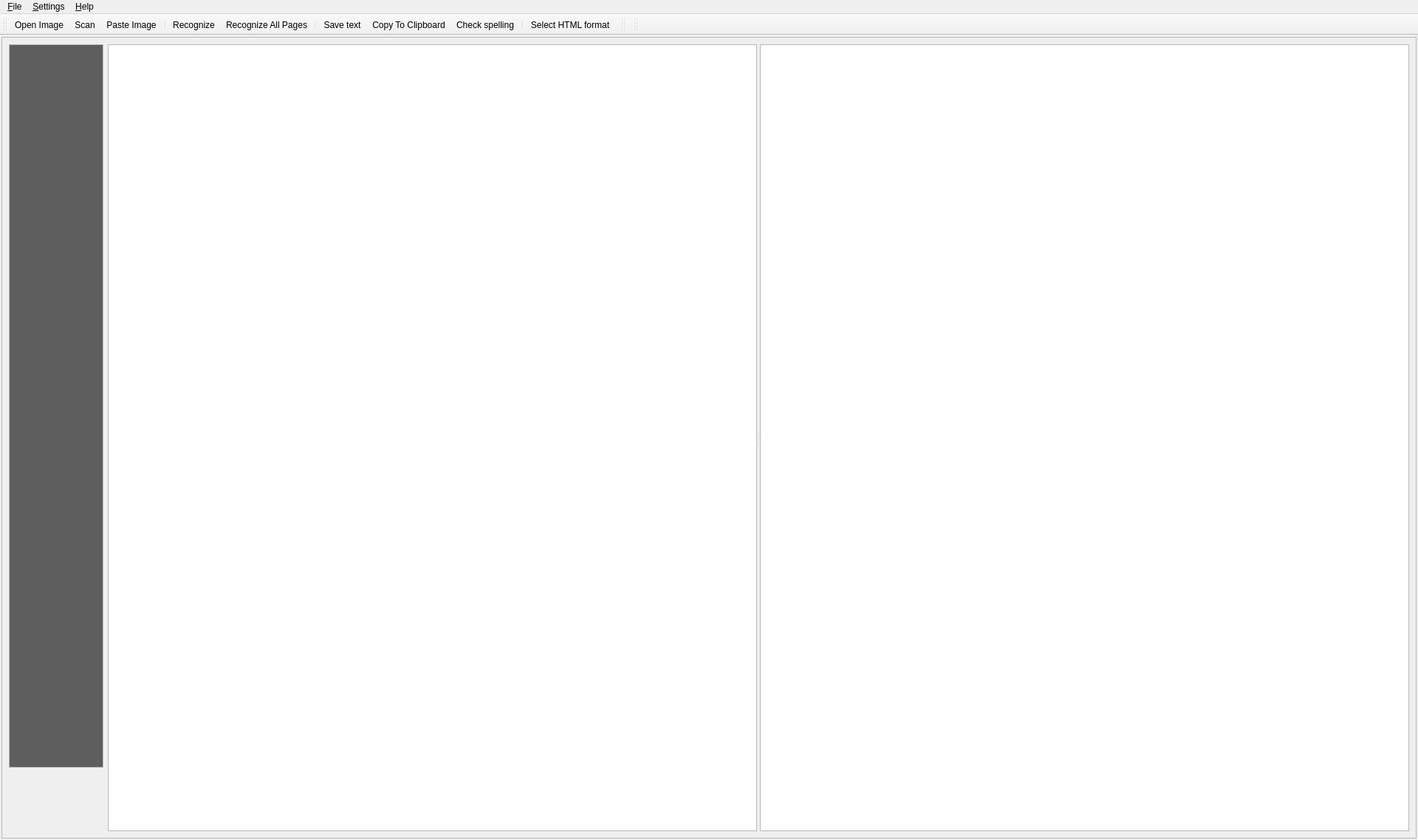
<?xml version="1.0" encoding="UTF-8"?>
<ui version="4.0">
 <class>MainWindow</class>
 <widget class="QMainWindow" name="MainWindow">
  <property name="geometry">
   <rect>
    <x>0</x>
    <y>0</y>
    <width>1920</width>
    <height>1138</height>
   </rect>
  </property>
  <property name="contextMenuPolicy">
   <enum>Qt::CustomContextMenu</enum>
  </property>
  <property name="windowTitle">
   <string>MainWindow</string>
  </property>
  <property name="windowIcon">
   <iconset resource="yagf.qrc">
    <normaloff>:/yagf.png</normaloff>:/yagf.png</iconset>
  </property>
  <property name="locale">
   <locale language="English" country="UnitedStates"/>
  </property>
  <widget class="QWidget" name="centralwidget">
   <layout class="QVBoxLayout" name="verticalLayout">
    <property name="spacing">
     <number>2</number>
    </property>
    <property name="margin">
     <number>2</number>
    </property>
    <item>
     <widget class="QFrame" name="frame">
      <property name="frameShape">
       <enum>QFrame::StyledPanel</enum>
      </property>
      <property name="frameShadow">
       <enum>QFrame::Raised</enum>
      </property>
      <layout class="QHBoxLayout" name="horizontalLayout_2">
       <item>
        <layout class="QHBoxLayout" name="horizontalLayout">
         <item>
          <layout class="QVBoxLayout" name="verticalLayout_2">
           <item>
            <widget class="SideBar" name="sideBar">
             <property name="minimumSize">
              <size>
               <width>128</width>
               <height>0</height>
              </size>
             </property>
             <property name="maximumSize">
              <size>
               <width>128</width>
               <height>16777215</height>
              </size>
             </property>
             <property name="palette">
              <palette>
               <active>
                <colorrole role="Base">
                 <brush brushstyle="SolidPattern">
                  <color alpha="255">
                   <red>94</red>
                   <green>94</green>
                   <blue>94</blue>
                  </color>
                 </brush>
                </colorrole>
               </active>
               <inactive>
                <colorrole role="Base">
                 <brush brushstyle="SolidPattern">
                  <color alpha="255">
                   <red>94</red>
                   <green>94</green>
                   <blue>94</blue>
                  </color>
                 </brush>
                </colorrole>
               </inactive>
               <disabled>
                <colorrole role="Base">
                 <brush brushstyle="SolidPattern">
                  <color alpha="255">
                   <red>255</red>
                   <green>255</green>
                   <blue>255</blue>
                  </color>
                 </brush>
                </colorrole>
               </disabled>
              </palette>
             </property>
             <property name="midLineWidth">
              <number>1</number>
             </property>
             <property name="horizontalScrollBarPolicy">
              <enum>Qt::ScrollBarAlwaysOff</enum>
             </property>
             <property name="alternatingRowColors">
              <bool>true</bool>
             </property>
             <property name="iconSize">
              <size>
               <width>100</width>
               <height>128</height>
              </size>
             </property>
             <property name="textElideMode">
              <enum>Qt::ElideNone</enum>
             </property>
             <property name="flow">
              <enum>QListView::LeftToRight</enum>
             </property>
             <property name="spacing">
              <number>4</number>
             </property>
             <property name="viewMode">
              <enum>QListView::IconMode</enum>
             </property>
            </widget>
           </item>
           <item>
            <widget class="DropLabel" name="label">
             <property name="minimumSize">
              <size>
               <width>128</width>
               <height>80</height>
              </size>
             </property>
             <property name="maximumSize">
              <size>
               <width>128</width>
               <height>80</height>
              </size>
             </property>
             <property name="palette">
              <palette>
               <active>
                <colorrole role="WindowText">
                 <brush brushstyle="SolidPattern">
                  <color alpha="255">
                   <red>76</red>
                   <green>76</green>
                   <blue>76</blue>
                  </color>
                 </brush>
                </colorrole>
                <colorrole role="Button">
                 <brush brushstyle="SolidPattern">
                  <color alpha="255">
                   <red>94</red>
                   <green>94</green>
                   <blue>94</blue>
                  </color>
                 </brush>
                </colorrole>
                <colorrole role="Dark">
                 <brush brushstyle="SolidPattern">
                  <color alpha="255">
                   <red>94</red>
                   <green>94</green>
                   <blue>94</blue>
                  </color>
                 </brush>
                </colorrole>
                <colorrole role="Text">
                 <brush brushstyle="SolidPattern">
                  <color alpha="255">
                   <red>60</red>
                   <green>60</green>
                   <blue>60</blue>
                  </color>
                 </brush>
                </colorrole>
                <colorrole role="BrightText">
                 <brush brushstyle="SolidPattern">
                  <color alpha="255">
                   <red>94</red>
                   <green>94</green>
                   <blue>94</blue>
                  </color>
                 </brush>
                </colorrole>
                <colorrole role="ButtonText">
                 <brush brushstyle="SolidPattern">
                  <color alpha="255">
                   <red>76</red>
                   <green>76</green>
                   <blue>76</blue>
                  </color>
                 </brush>
                </colorrole>
                <colorrole role="Base">
                 <brush brushstyle="SolidPattern">
                  <color alpha="255">
                   <red>94</red>
                   <green>94</green>
                   <blue>94</blue>
                  </color>
                 </brush>
                </colorrole>
                <colorrole role="Window">
                 <brush brushstyle="SolidPattern">
                  <color alpha="255">
                   <red>94</red>
                   <green>94</green>
                   <blue>94</blue>
                  </color>
                 </brush>
                </colorrole>
                <colorrole role="AlternateBase">
                 <brush brushstyle="SolidPattern">
                  <color alpha="255">
                   <red>94</red>
                   <green>94</green>
                   <blue>94</blue>
                  </color>
                 </brush>
                </colorrole>
                <colorrole role="NoRole">
                 <brush brushstyle="SolidPattern">
                  <color alpha="255">
                   <red>94</red>
                   <green>94</green>
                   <blue>94</blue>
                  </color>
                 </brush>
                </colorrole>
               </active>
               <inactive>
                <colorrole role="WindowText">
                 <brush brushstyle="SolidPattern">
                  <color alpha="255">
                   <red>76</red>
                   <green>76</green>
                   <blue>76</blue>
                  </color>
                 </brush>
                </colorrole>
                <colorrole role="Button">
                 <brush brushstyle="SolidPattern">
                  <color alpha="255">
                   <red>94</red>
                   <green>94</green>
                   <blue>94</blue>
                  </color>
                 </brush>
                </colorrole>
                <colorrole role="Dark">
                 <brush brushstyle="SolidPattern">
                  <color alpha="255">
                   <red>94</red>
                   <green>94</green>
                   <blue>94</blue>
                  </color>
                 </brush>
                </colorrole>
                <colorrole role="Text">
                 <brush brushstyle="SolidPattern">
                  <color alpha="255">
                   <red>60</red>
                   <green>60</green>
                   <blue>60</blue>
                  </color>
                 </brush>
                </colorrole>
                <colorrole role="BrightText">
                 <brush brushstyle="SolidPattern">
                  <color alpha="255">
                   <red>94</red>
                   <green>94</green>
                   <blue>94</blue>
                  </color>
                 </brush>
                </colorrole>
                <colorrole role="ButtonText">
                 <brush brushstyle="SolidPattern">
                  <color alpha="255">
                   <red>76</red>
                   <green>76</green>
                   <blue>76</blue>
                  </color>
                 </brush>
                </colorrole>
                <colorrole role="Base">
                 <brush brushstyle="SolidPattern">
                  <color alpha="255">
                   <red>94</red>
                   <green>94</green>
                   <blue>94</blue>
                  </color>
                 </brush>
                </colorrole>
                <colorrole role="Window">
                 <brush brushstyle="SolidPattern">
                  <color alpha="255">
                   <red>94</red>
                   <green>94</green>
                   <blue>94</blue>
                  </color>
                 </brush>
                </colorrole>
                <colorrole role="AlternateBase">
                 <brush brushstyle="SolidPattern">
                  <color alpha="255">
                   <red>94</red>
                   <green>94</green>
                   <blue>94</blue>
                  </color>
                 </brush>
                </colorrole>
                <colorrole role="NoRole">
                 <brush brushstyle="SolidPattern">
                  <color alpha="255">
                   <red>94</red>
                   <green>94</green>
                   <blue>94</blue>
                  </color>
                 </brush>
                </colorrole>
               </inactive>
               <disabled>
                <colorrole role="WindowText">
                 <brush brushstyle="SolidPattern">
                  <color alpha="255">
                   <red>94</red>
                   <green>94</green>
                   <blue>94</blue>
                  </color>
                 </brush>
                </colorrole>
                <colorrole role="Button">
                 <brush brushstyle="SolidPattern">
                  <color alpha="255">
                   <red>94</red>
                   <green>94</green>
                   <blue>94</blue>
                  </color>
                 </brush>
                </colorrole>
                <colorrole role="Dark">
                 <brush brushstyle="SolidPattern">
                  <color alpha="255">
                   <red>94</red>
                   <green>94</green>
                   <blue>94</blue>
                  </color>
                 </brush>
                </colorrole>
                <colorrole role="Text">
                 <brush brushstyle="SolidPattern">
                  <color alpha="255">
                   <red>94</red>
                   <green>94</green>
                   <blue>94</blue>
                  </color>
                 </brush>
                </colorrole>
                <colorrole role="BrightText">
                 <brush brushstyle="SolidPattern">
                  <color alpha="255">
                   <red>94</red>
                   <green>94</green>
                   <blue>94</blue>
                  </color>
                 </brush>
                </colorrole>
                <colorrole role="ButtonText">
                 <brush brushstyle="SolidPattern">
                  <color alpha="255">
                   <red>94</red>
                   <green>94</green>
                   <blue>94</blue>
                  </color>
                 </brush>
                </colorrole>
                <colorrole role="Base">
                 <brush brushstyle="SolidPattern">
                  <color alpha="255">
                   <red>94</red>
                   <green>94</green>
                   <blue>94</blue>
                  </color>
                 </brush>
                </colorrole>
                <colorrole role="Window">
                 <brush brushstyle="SolidPattern">
                  <color alpha="255">
                   <red>94</red>
                   <green>94</green>
                   <blue>94</blue>
                  </color>
                 </brush>
                </colorrole>
                <colorrole role="AlternateBase">
                 <brush brushstyle="SolidPattern">
                  <color alpha="255">
                   <red>94</red>
                   <green>94</green>
                   <blue>94</blue>
                  </color>
                 </brush>
                </colorrole>
                <colorrole role="NoRole">
                 <brush brushstyle="SolidPattern">
                  <color alpha="255">
                   <red>94</red>
                   <green>94</green>
                   <blue>94</blue>
                  </color>
                 </brush>
                </colorrole>
               </disabled>
              </palette>
             </property>
             <property name="text">
              <string/>
             </property>
             <property name="pixmap">
              <pixmap resource="yagf.qrc">:/images/trashcan_full.png</pixmap>
             </property>
             <property name="alignment">
              <set>Qt::AlignCenter</set>
             </property>
            </widget>
           </item>
          </layout>
         </item>
         <item>
          <widget class="QSplitter" name="splitter">
           <property name="sizePolicy">
            <sizepolicy hsizetype="Expanding" vsizetype="Preferred">
             <horstretch>1</horstretch>
             <verstretch>0</verstretch>
            </sizepolicy>
           </property>
           <property name="orientation">
            <enum>Qt::Horizontal</enum>
           </property>
           <widget class="QXtGraphicsView" name="graphicsView">
            <property name="contextMenuPolicy">
             <enum>Qt::NoContextMenu</enum>
            </property>
           </widget>
           <widget class="TextEditor" name="textEdit">
            <property name="font">
             <font>
              <family>Times New Roman</family>
             </font>
            </property>
           </widget>
          </widget>
         </item>
        </layout>
       </item>
      </layout>
     </widget>
    </item>
   </layout>
  </widget>
  <widget class="QMenuBar" name="menubar">
   <property name="geometry">
    <rect>
     <x>0</x>
     <y>0</y>
     <width>1920</width>
     <height>25</height>
    </rect>
   </property>
   <widget class="QMenu" name="menuFile">
    <property name="title">
     <string>&amp;File</string>
    </property>
    <addaction name="actionOpen"/>
    <addaction name="actionScan"/>
    <addaction name="actionPaste_Image"/>
    <addaction name="actionImport_from_PDF"/>
    <addaction name="separator"/>
    <addaction name="actionRecognize"/>
    <addaction name="actionRecognize_All_Pages"/>
    <addaction name="action_Save"/>
    <addaction name="separator"/>
    <addaction name="actionSave_current_image"/>
    <addaction name="actionSave_Project"/>
    <addaction name="actionLoad_Project"/>
    <addaction name="separator"/>
    <addaction name="actionQuit"/>
   </widget>
   <widget class="QMenu" name="menu_Help">
    <property name="title">
     <string>&amp;Help</string>
    </property>
    <addaction name="actionOnlineHelp"/>
    <addaction name="actionAbout"/>
   </widget>
   <widget class="QMenu" name="menu_Settings">
    <property name="title">
     <string>&amp;Settings</string>
    </property>
    <addaction name="actionOCR_Settings"/>
    <addaction name="actionSelect_Recognition_Languages"/>
    <addaction name="actionToggle_Large_Small_Icons"/>
    <addaction name="actionAdvanced_Settings"/>
   </widget>
   <addaction name="menuFile"/>
   <addaction name="menu_Settings"/>
   <addaction name="menu_Help"/>
  </widget>
  <widget class="QToolBar" name="toolBar">
   <property name="sizePolicy">
    <sizepolicy hsizetype="Preferred" vsizetype="Preferred">
     <horstretch>0</horstretch>
     <verstretch>0</verstretch>
    </sizepolicy>
   </property>
   <property name="minimumSize">
    <size>
     <width>0</width>
     <height>0</height>
    </size>
   </property>
   <property name="windowTitle">
    <string>toolBar</string>
   </property>
   <property name="locale">
    <locale language="English" country="UnitedStates"/>
   </property>
   <property name="iconSize">
    <size>
     <width>32</width>
     <height>32</height>
    </size>
   </property>
   <attribute name="toolBarArea">
    <enum>TopToolBarArea</enum>
   </attribute>
   <attribute name="toolBarBreak">
    <bool>false</bool>
   </attribute>
   <addaction name="actionOpen"/>
   <addaction name="actionScan"/>
   <addaction name="actionPaste_Image"/>
   <addaction name="separator"/>
   <addaction name="actionRecognize"/>
   <addaction name="actionRecognize_All_Pages"/>
   <addaction name="separator"/>
   <addaction name="action_Save"/>
   <addaction name="actionCopyToClipboard"/>
   <addaction name="actionCheck_spelling"/>
   <addaction name="separator"/>
   <addaction name="actionSelect_HTML_format"/>
  </widget>
  <widget class="QToolBar" name="toolBar_2">
   <property name="windowTitle">
    <string>toolBar_2</string>
   </property>
   <attribute name="toolBarArea">
    <enum>TopToolBarArea</enum>
   </attribute>
   <attribute name="toolBarBreak">
    <bool>false</bool>
   </attribute>
  </widget>
  <widget class="QToolBar" name="toolBar_3">
   <property name="windowTitle">
    <string>toolBar_3</string>
   </property>
   <attribute name="toolBarArea">
    <enum>TopToolBarArea</enum>
   </attribute>
   <attribute name="toolBarBreak">
    <bool>false</bool>
   </attribute>
  </widget>
  <action name="actionScan">
   <property name="icon">
    <iconset resource="yagf.qrc">
     <normaloff>:/images/scanner48.png</normaloff>:/images/scanner48.png</iconset>
   </property>
   <property name="text">
    <string>S&amp;can...</string>
   </property>
   <property name="statusTip">
    <string>Scanning images using XSane...</string>
   </property>
   <property name="shortcut">
    <string>Ctrl+N</string>
   </property>
  </action>
  <action name="action_Save">
   <property name="icon">
    <iconset resource="yagf.qrc">
     <normaloff>:/images/document_save_as.png</normaloff>:/images/document_save_as.png</iconset>
   </property>
   <property name="text">
    <string>&amp;Save text...</string>
   </property>
   <property name="shortcut">
    <string>Ctrl+S</string>
   </property>
  </action>
  <action name="actionOpen">
   <property name="icon">
    <iconset resource="yagf.qrc">
     <normaloff>:/images/document_open.png</normaloff>:/images/document_open.png</iconset>
   </property>
   <property name="text">
    <string>&amp;Open Image...</string>
   </property>
   <property name="toolTip">
    <string>Open Image</string>
   </property>
   <property name="shortcut">
    <string>Ctrl+O</string>
   </property>
  </action>
  <action name="actionRecognize">
   <property name="icon">
    <iconset resource="yagf.qrc">
     <normaloff>:/images/filefind.png</normaloff>:/images/filefind.png</iconset>
   </property>
   <property name="text">
    <string>&amp;Recognize</string>
   </property>
   <property name="statusTip">
    <string>Recognizing text...</string>
   </property>
   <property name="shortcut">
    <string>Ctrl+R</string>
   </property>
  </action>
  <action name="actionChoose_Language">
   <property name="text">
    <string>Choose &amp;Language</string>
   </property>
  </action>
  <action name="actionQuit">
   <property name="text">
    <string>Quit</string>
   </property>
   <property name="shortcut">
    <string>Ctrl+Q</string>
   </property>
  </action>
  <action name="actionPreviousPage">
   <property name="icon">
    <iconset resource="yagf.qrc">
     <normaloff>:/images/back.png</normaloff>:/images/back.png</iconset>
   </property>
   <property name="text">
    <string>Previous page</string>
   </property>
   <property name="toolTip">
    <string>Move to previous image</string>
   </property>
  </action>
  <action name="actionNextPage">
   <property name="icon">
    <iconset resource="yagf.qrc">
     <normaloff>:/images/forward.png</normaloff>:/images/forward.png</iconset>
   </property>
   <property name="text">
    <string>Next page</string>
   </property>
   <property name="toolTip">
    <string>Move to next image</string>
   </property>
  </action>
  <action name="actionOnine_help">
   <property name="text">
    <string>Online Help</string>
   </property>
  </action>
  <action name="actionAbout">
   <property name="text">
    <string>About...</string>
   </property>
  </action>
  <action name="actionOnlineHelp">
   <property name="text">
    <string>Online Help</string>
   </property>
  </action>
  <action name="actionCopyToClipboard">
   <property name="icon">
    <iconset resource="yagf.qrc">
     <normaloff>:/images/editcopy.png</normaloff>:/images/editcopy.png</iconset>
   </property>
   <property name="text">
    <string>Copy To Clipboard</string>
   </property>
   <property name="toolTip">
    <string>Copy recognized text to clipboard</string>
   </property>
  </action>
  <action name="actionRecognize_All_Pages">
   <property name="icon">
    <iconset resource="yagf.qrc">
     <normaloff>:/batch.png</normaloff>:/batch.png</iconset>
   </property>
   <property name="text">
    <string>Recognize &amp;All Pages</string>
   </property>
   <property name="toolTip">
    <string>Recognize All Pages</string>
   </property>
   <property name="shortcut">
    <string>Ctrl+A</string>
   </property>
  </action>
  <action name="ActionClearAllBlocks">
   <property name="icon">
    <iconset resource="yagf.qrc">
     <normaloff>:/images/clearblocks.png</normaloff>:/images/clearblocks.png</iconset>
   </property>
   <property name="text">
    <string>Clear all blocks</string>
   </property>
   <property name="toolTip">
    <string>Clear all blocks</string>
   </property>
  </action>
  <action name="ActionDeleteBlock">
   <property name="icon">
    <iconset resource="yagf.qrc">
     <normaloff>:/images/trashcan2-s.png</normaloff>:/images/trashcan2-s.png</iconset>
   </property>
   <property name="text">
    <string>Delete the current block</string>
   </property>
   <property name="toolTip">
    <string>Delete the current block</string>
   </property>
  </action>
  <action name="actionRecognize_block">
   <property name="icon">
    <iconset resource="yagf.qrc">
     <normaloff>:/images/recblocks.png</normaloff>:/images/recblocks.png</iconset>
   </property>
   <property name="text">
    <string>Recognize block</string>
   </property>
   <property name="toolTip">
    <string>Recognize this block</string>
   </property>
  </action>
  <action name="actionClear_numbers">
   <property name="text">
    <string>Clear numbers</string>
   </property>
   <property name="toolTip">
    <string>Crear block numbering</string>
   </property>
  </action>
  <action name="actionCheck_spelling">
   <property name="checkable">
    <bool>true</bool>
   </property>
   <property name="icon">
    <iconset resource="yagf.qrc">
     <normaloff>:/images/check_spelling.png</normaloff>:/images/check_spelling.png</iconset>
   </property>
   <property name="text">
    <string>Check spelling</string>
   </property>
  </action>
  <action name="actionSave_current_image">
   <property name="icon">
    <iconset resource="yagf.qrc">
     <normaloff>:/images/savpicas.png</normaloff>:/images/savpicas.png</iconset>
   </property>
   <property name="text">
    <string>Save current image...</string>
   </property>
   <property name="toolTip">
    <string>Save currently opened image in its real size</string>
   </property>
  </action>
  <action name="actionSave_block">
   <property name="icon">
    <iconset resource="yagf.qrc">
     <normaloff>:/images/saveblock.png</normaloff>:/images/saveblock.png</iconset>
   </property>
   <property name="text">
    <string>Save block</string>
   </property>
   <property name="toolTip">
    <string>Save the current block to the image file</string>
   </property>
  </action>
  <action name="actionDeskew">
   <property name="icon">
    <iconset resource="yagf.qrc">
     <normaloff>:/images/deskew2.png</normaloff>:/images/deskew2.png</iconset>
   </property>
   <property name="text">
    <string>Deskew</string>
   </property>
   <property name="toolTip">
    <string>Correct the page skew </string>
   </property>
  </action>
  <action name="actionSelect_HTML_format">
   <property name="checkable">
    <bool>true</bool>
   </property>
   <property name="icon">
    <iconset resource="yagf.qrc">
     <normaloff>:/images/stock_new_html.png</normaloff>:/images/stock_new_html.png</iconset>
   </property>
   <property name="text">
    <string>Select HTML format</string>
   </property>
   <property name="toolTip">
    <string>Select HTML format as recognition output</string>
   </property>
  </action>
  <action name="actionTBLV">
   <property name="icon">
    <iconset resource="yagf.qrc">
     <normaloff>:/images/larger.png</normaloff>:/images/larger.png</iconset>
   </property>
   <property name="text">
    <string>Larger view</string>
   </property>
   <property name="toolTip">
    <string>Larger view</string>
   </property>
  </action>
  <action name="actionSmaller_view">
   <property name="icon">
    <iconset resource="yagf.qrc">
     <normaloff>:/images/smaller.png</normaloff>:/images/smaller.png</iconset>
   </property>
   <property name="text">
    <string>Smaller view</string>
   </property>
   <property name="toolTip">
    <string>Smaller view</string>
   </property>
  </action>
  <action name="actionRotate_90_CCW">
   <property name="icon">
    <iconset resource="yagf.qrc">
     <normaloff>:/images/rccw.png</normaloff>:/images/rccw.png</iconset>
   </property>
   <property name="text">
    <string>Rotate 90 CCW</string>
   </property>
   <property name="toolTip">
    <string>Rotate 90 CCW</string>
   </property>
  </action>
  <action name="actionRotate_180">
   <property name="icon">
    <iconset resource="yagf.qrc">
     <normaloff>:/images/revert.png</normaloff>:/images/revert.png</iconset>
   </property>
   <property name="text">
    <string>Rotate 180</string>
   </property>
   <property name="toolTip">
    <string>Rotate 180</string>
   </property>
  </action>
  <action name="actionRotate_90_CW">
   <property name="icon">
    <iconset resource="yagf.qrc">
     <normaloff>:/images/rcw.png</normaloff>:/images/rcw.png</iconset>
   </property>
   <property name="text">
    <string>Rotate 90 CW</string>
   </property>
   <property name="toolTip">
    <string>Rotate 90 CW</string>
   </property>
  </action>
  <action name="actionHideShowTolbar">
   <property name="text">
    <string>&lt;&lt;</string>
   </property>
   <property name="toolTip">
    <string>Hide/Show Toolbar</string>
   </property>
  </action>
  <action name="actionImport_from_PDF">
   <property name="icon">
    <iconset resource="yagf.qrc">
     <normaloff>:/images/application_pdf.png</normaloff>:/images/application_pdf.png</iconset>
   </property>
   <property name="text">
    <string>Import from PDF...</string>
   </property>
   <property name="toolTip">
    <string>Import pages from PDF documents</string>
   </property>
  </action>
  <action name="actionOCR_Settings">
   <property name="text">
    <string>OCR Settings</string>
   </property>
   <property name="toolTip">
    <string>Set up the OCR parameters</string>
   </property>
  </action>
  <action name="actionPaste_Image">
   <property name="icon">
    <iconset resource="yagf.qrc">
     <normaloff>:/images/edit_paste.png</normaloff>:/images/edit_paste.png</iconset>
   </property>
   <property name="text">
    <string>Paste Image</string>
   </property>
   <property name="toolTip">
    <string>Paste image from clipboard</string>
   </property>
  </action>
  <action name="actionSelect_Text_Area">
   <property name="icon">
    <iconset resource="yagf.qrc">
     <normaloff>:/images/selecttext.png</normaloff>:/images/selecttext.png</iconset>
   </property>
   <property name="text">
    <string>Select Text Area</string>
   </property>
   <property name="toolTip">
    <string>Select Text Area</string>
   </property>
  </action>
  <action name="actionDeskew_by_Block">
   <property name="text">
    <string>Deskew  Block</string>
   </property>
   <property name="toolTip">
    <string>Deskew the current block</string>
   </property>
  </action>
  <action name="actionAdvanced_Settings">
   <property name="text">
    <string>Advanced Settings</string>
   </property>
   <property name="toolTip">
    <string>The settings you should probably never change</string>
   </property>
  </action>
  <action name="actionSelect_multiple_blocks">
   <property name="icon">
    <iconset resource="yagf.qrc">
     <normaloff>:/images/selectmulti.png</normaloff>:/images/selectmulti.png</iconset>
   </property>
   <property name="text">
    <string>select multiple blocks</string>
   </property>
   <property name="toolTip">
    <string>Splits text into several blocks</string>
   </property>
  </action>
  <action name="actionToggle_Large_Small_Icons">
   <property name="text">
    <string>Toggle Large/Small Icons</string>
   </property>
  </action>
  <action name="actionSelect_Recognition_Language">
   <property name="icon">
    <iconset>
     <normaloff>:/images/system_config_language.png</normaloff>:/images/system_config_language.png</iconset>
   </property>
   <property name="text">
    <string>Select Recognition Language</string>
   </property>
   <property name="toolTip">
    <string>Select Recognition Language</string>
   </property>
  </action>
  <action name="actionSave_Project">
   <property name="text">
    <string>Save Project...</string>
   </property>
  </action>
  <action name="actionLoad_Project">
   <property name="text">
    <string>Load Project...</string>
   </property>
  </action>
  <action name="actionSelect_Recognition_Languages">
   <property name="text">
    <string>Select Recognition Languages...</string>
   </property>
   <property name="toolTip">
    <string>Select Recognition Languages</string>
   </property>
  </action>
 </widget>
 <customwidgets>
  <customwidget>
   <class>QXtGraphicsView</class>
   <extends>QGraphicsView</extends>
   <header location="global">qxtgraphicsview.h</header>
  </customwidget>
  <customwidget>
   <class>SideBar</class>
   <extends>QListWidget</extends>
   <header location="global">sidebar.h</header>
  </customwidget>
  <customwidget>
   <class>DropLabel</class>
   <extends>QLabel</extends>
   <header>droplabel.h</header>
  </customwidget>
  <customwidget>
   <class>TextEditor</class>
   <extends>QTextEdit</extends>
   <header>texteditor.h</header>
  </customwidget>
 </customwidgets>
 <resources>
  <include location="yagf.qrc"/>
 </resources>
 <connections>
  <connection>
   <sender>actionTBLV</sender>
   <signal>triggered()</signal>
   <receiver>MainWindow</receiver>
   <slot>enlargeButtonClicked()</slot>
   <hints>
    <hint type="sourcelabel">
     <x>-1</x>
     <y>-1</y>
    </hint>
    <hint type="destinationlabel">
     <x>959</x>
     <y>568</y>
    </hint>
   </hints>
  </connection>
  <connection>
   <sender>actionSmaller_view</sender>
   <signal>triggered()</signal>
   <receiver>MainWindow</receiver>
   <slot>decreaseButtonClicked()</slot>
   <hints>
    <hint type="sourcelabel">
     <x>-1</x>
     <y>-1</y>
    </hint>
    <hint type="destinationlabel">
     <x>959</x>
     <y>568</y>
    </hint>
   </hints>
  </connection>
  <connection>
   <sender>actionRotate_90_CCW</sender>
   <signal>triggered()</signal>
   <receiver>MainWindow</receiver>
   <slot>rotateCCWButtonClicked()</slot>
   <hints>
    <hint type="sourcelabel">
     <x>-1</x>
     <y>-1</y>
    </hint>
    <hint type="destinationlabel">
     <x>959</x>
     <y>568</y>
    </hint>
   </hints>
  </connection>
  <connection>
   <sender>actionRotate_180</sender>
   <signal>triggered()</signal>
   <receiver>MainWindow</receiver>
   <slot>rotate180ButtonClicked()</slot>
   <hints>
    <hint type="sourcelabel">
     <x>-1</x>
     <y>-1</y>
    </hint>
    <hint type="destinationlabel">
     <x>959</x>
     <y>568</y>
    </hint>
   </hints>
  </connection>
  <connection>
   <sender>actionRotate_90_CW</sender>
   <signal>triggered()</signal>
   <receiver>MainWindow</receiver>
   <slot>rotateCWButtonClicked()</slot>
   <hints>
    <hint type="sourcelabel">
     <x>-1</x>
     <y>-1</y>
    </hint>
    <hint type="destinationlabel">
     <x>959</x>
     <y>568</y>
    </hint>
   </hints>
  </connection>
  <connection>
   <sender>actionHideShowTolbar</sender>
   <signal>triggered()</signal>
   <receiver>MainWindow</receiver>
   <slot>hideToolBar()</slot>
   <hints>
    <hint type="sourcelabel">
     <x>-1</x>
     <y>-1</y>
    </hint>
    <hint type="destinationlabel">
     <x>959</x>
     <y>568</y>
    </hint>
   </hints>
  </connection>
  <connection>
   <sender>actionImport_from_PDF</sender>
   <signal>triggered()</signal>
   <receiver>MainWindow</receiver>
   <slot>importPDF()</slot>
   <hints>
    <hint type="sourcelabel">
     <x>-1</x>
     <y>-1</y>
    </hint>
    <hint type="destinationlabel">
     <x>959</x>
     <y>568</y>
    </hint>
   </hints>
  </connection>
  <connection>
   <sender>actionOCR_Settings</sender>
   <signal>triggered()</signal>
   <receiver>MainWindow</receiver>
   <slot>showConfigDlg()</slot>
   <hints>
    <hint type="sourcelabel">
     <x>-1</x>
     <y>-1</y>
    </hint>
    <hint type="destinationlabel">
     <x>959</x>
     <y>568</y>
    </hint>
   </hints>
  </connection>
  <connection>
   <sender>actionPaste_Image</sender>
   <signal>triggered()</signal>
   <receiver>MainWindow</receiver>
   <slot>pasteimage()</slot>
   <hints>
    <hint type="sourcelabel">
     <x>-1</x>
     <y>-1</y>
    </hint>
    <hint type="destinationlabel">
     <x>959</x>
     <y>568</y>
    </hint>
   </hints>
  </connection>
  <connection>
   <sender>actionSelect_Text_Area</sender>
   <signal>triggered()</signal>
   <receiver>MainWindow</receiver>
   <slot>selectTextArea()</slot>
   <hints>
    <hint type="sourcelabel">
     <x>-1</x>
     <y>-1</y>
    </hint>
    <hint type="destinationlabel">
     <x>959</x>
     <y>568</y>
    </hint>
   </hints>
  </connection>
  <connection>
   <sender>actionDeskew_by_Block</sender>
   <signal>triggered()</signal>
   <receiver>MainWindow</receiver>
   <slot>deskewByBlock()</slot>
   <hints>
    <hint type="sourcelabel">
     <x>-1</x>
     <y>-1</y>
    </hint>
    <hint type="destinationlabel">
     <x>959</x>
     <y>568</y>
    </hint>
   </hints>
  </connection>
  <connection>
   <sender>actionAdvanced_Settings</sender>
   <signal>triggered()</signal>
   <receiver>MainWindow</receiver>
   <slot>showAdvancedSettings()</slot>
   <hints>
    <hint type="sourcelabel">
     <x>-1</x>
     <y>-1</y>
    </hint>
    <hint type="destinationlabel">
     <x>959</x>
     <y>568</y>
    </hint>
   </hints>
  </connection>
  <connection>
   <sender>actionSelect_multiple_blocks</sender>
   <signal>triggered()</signal>
   <receiver>MainWindow</receiver>
   <slot>selectBlocks()</slot>
   <hints>
    <hint type="sourcelabel">
     <x>-1</x>
     <y>-1</y>
    </hint>
    <hint type="destinationlabel">
     <x>959</x>
     <y>568</y>
    </hint>
   </hints>
  </connection>
  <connection>
   <sender>actionToggle_Large_Small_Icons</sender>
   <signal>triggered()</signal>
   <receiver>MainWindow</receiver>
   <slot>setSmallIcons()</slot>
   <hints>
    <hint type="sourcelabel">
     <x>-1</x>
     <y>-1</y>
    </hint>
    <hint type="destinationlabel">
     <x>959</x>
     <y>568</y>
    </hint>
   </hints>
  </connection>
  <connection>
   <sender>actionSave_Project</sender>
   <signal>triggered()</signal>
   <receiver>MainWindow</receiver>
   <slot>saveProject()</slot>
   <hints>
    <hint type="sourcelabel">
     <x>-1</x>
     <y>-1</y>
    </hint>
    <hint type="destinationlabel">
     <x>959</x>
     <y>568</y>
    </hint>
   </hints>
  </connection>
  <connection>
   <sender>actionLoad_Project</sender>
   <signal>triggered()</signal>
   <receiver>MainWindow</receiver>
   <slot>loadProject()</slot>
   <hints>
    <hint type="sourcelabel">
     <x>-1</x>
     <y>-1</y>
    </hint>
    <hint type="destinationlabel">
     <x>959</x>
     <y>568</y>
    </hint>
   </hints>
  </connection>
  <connection>
   <sender>actionSelect_Recognition_Languages</sender>
   <signal>triggered()</signal>
   <receiver>MainWindow</receiver>
   <slot>SelectRecognitionLanguages()</slot>
   <hints>
    <hint type="sourcelabel">
     <x>-1</x>
     <y>-1</y>
    </hint>
    <hint type="destinationlabel">
     <x>959</x>
     <y>568</y>
    </hint>
   </hints>
  </connection>
 </connections>
 <slots>
  <slot>rotateCWButtonClicked()</slot>
  <slot>rotateCCWButtonClicked()</slot>
  <slot>rotate180ButtonClicked()</slot>
  <slot>enlargeButtonClicked()</slot>
  <slot>decreaseButtonClicked()</slot>
  <slot>hideToolBar()</slot>
  <slot>importPDF()</slot>
  <slot>showConfigDlg()</slot>
  <slot>pasteimage()</slot>
  <slot>blockAllText()</slot>
  <slot>deskewByBlock()</slot>
  <slot>showAdvancedSettings()</slot>
  <slot>selectTextArea()</slot>
  <slot>selectBlocks()</slot>
  <slot>setSmallIcons()</slot>
  <slot>preprocessPage()</slot>
  <slot>saveProject()</slot>
  <slot>loadProject()</slot>
  <slot>SelectRecognitionLanguages()</slot>
 </slots>
</ui>
